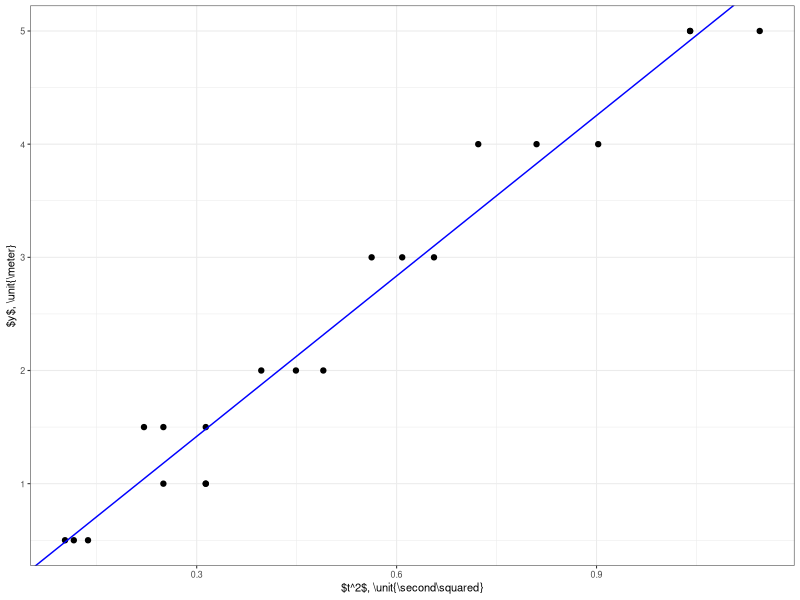

Source code (R):
library(ggplot2)
library(dplyr)

raw <- read.csv('times.csv',header=TRUE)
data <- dplyr::tibble(raw)
data <- mutate(data,tsquared=t_s^2)

fig <- ggplot(data)+
    geom_point(aes(x=tsquared,y=y_m))+
    geom_abline(intercept=0,slope=4.726,color='blue')+
    xlab('$t^2$, \\unit{\\second\\squared}')+
    ylab('$y$, \\unit{\\meter}')+
    theme_bw(base_size=8)
ggsave('fig2.svg',plot=fig,width=3.4167,height=2,units="in")

# do fit
model1 <- lm(y_m~tsquared,data)
print(summary(model1))
